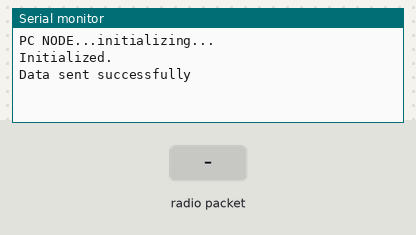
This program was run on a simulated ESP8266 (NodeMCU). Parts: the last lines printed to the serial monitor. The test bench sets the inputs (shaded band).

Above: at 1.2 s.
1.3 s: radio packet "1" arrives
At 2.2 s:
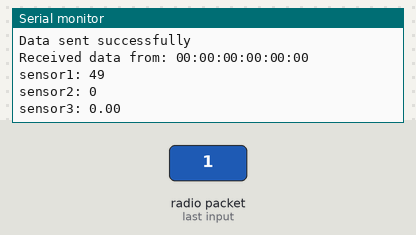
2.8 s: radio packet "0" arrives
At 2.96 s:
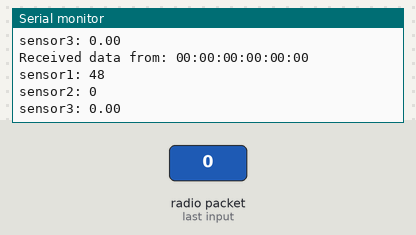
4.3 s: radio packet "2" arrives
At 5.7 s:
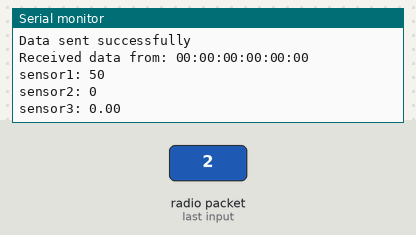
Timing chart, 0 to 7.3 s (numbered marks = the images above; inputs shaded):
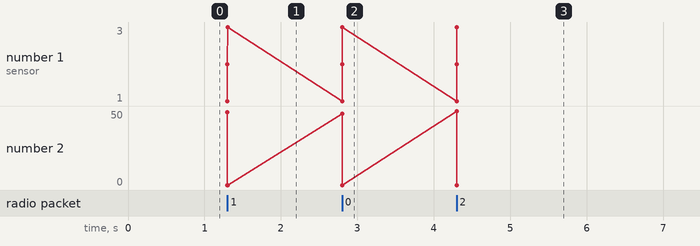

The program:

main.cpp
```cpp
#include <ESP8266WiFi.h>
#include <Arduino.h>
#include <espnow.h>

#define MY_ROLE         ESP_NOW_ROLE_COMBO
#define RECEIVER_ROLE   ESP_NOW_ROLE_COMBO
#define WIFI_CHANNEL    1

#define MY_NAME         "PC NODE"
uint8_t receiverAddress[] = {0x18, 0xFE, 0x34, 0xF8, 0xC4, 0x63};   // MAC del sensor

struct __attribute__((packed)) dataPacket {
  int sensor1;
  int sensor2;
  float sensor3;
};

void transmissionComplete(uint8_t *receiver_mac, uint8_t transmissionStatus) {
  if (transmissionStatus == 0) {
    Serial.println("Data sent successfully"); // Imprimir mensaje si la transmisión de datos fue exitosa
  } else {
    Serial.print("Error code: ");
    Serial.println(transmissionStatus); // Imprimir el código de error si la transmisión de datos falló
  }
}

void dataReceived(uint8_t *senderMac, uint8_t *data, uint8_t dataLength) {
  char macStr[18];
  dataPacket packet;

  snprintf(macStr, sizeof(macStr), "%02x:%02x:%02x:%02x:%02x:%02x", senderMac[0], senderMac[1], senderMac[2], senderMac[3], senderMac[4], senderMac[5]);

  Serial.println();
  Serial.print("Received data from: ");
  Serial.println(macStr); // Imprimir la dirección MAC del dispositivo emisor de los datos

  memcpy(&packet, data, sizeof(packet));

  Serial.print("sensor1: ");
  Serial.println(packet.sensor1); // Imprimir el valor del sensor1 recibido
  Serial.print("sensor2: ");
  Serial.println(packet.sensor2); // Imprimir el valor del sensor2 recibido
  Serial.print("sensor3: ");
  Serial.println(packet.sensor3); // Imprimir el valor del sensor3 recibido
}

void setup() {
  Serial.begin(9600);     // Inicializar el puerto serial

  Serial.println();
  Serial.println();
  Serial.println();
  Serial.print(MY_NAME);
  Serial.println("...initializing...");

  WiFi.mode(WIFI_STA);
  WiFi.disconnect();        // No queremos conectarnos a una red WiFi

  if (esp_now_init() != 0) {
    Serial.println("ESP-NOW initialization failed"); // Imprimir mensaje si la inicialización de ESP-NOW falló
    return;
  }

  esp_now_set_self_role(MY_ROLE);
  esp_now_register_send_cb(transmissionComplete);   // Esta función se llamará una vez que se haya enviado todos los datos
  esp_now_register_recv_cb(dataReceived);           // Esta función se llamará cada vez que se reciba datos
  esp_now_add_peer(receiverAddress, RECEIVER_ROLE, WIFI_CHANNEL, NULL, 0);

  Serial.println("Initialized.");
}

void loop() {
  dataPacket packet;

  packet.sensor1 = 789; // Valor ficticio del sensor1
  packet.sensor2 = 1011; // Valor ficticio del sensor2
  packet.sensor3 = 6.28; // Valor ficticio del sensor3

  esp_now_send(receiverAddress, (uint8_t *)&packet, sizeof(packet)); // Enviar los datos al dispositivo receptor utilizando ESP-NOW

  delay(3000);
}
```

Measured:
- after the input at 1.3 s, the serial monitor: prints a new line at once (image 1)
- after the input at 2.8 s, the serial monitor: prints a new line at once (image 2)
- after the input at 4.3 s, the serial monitor: prints a new line at once (image 3)
